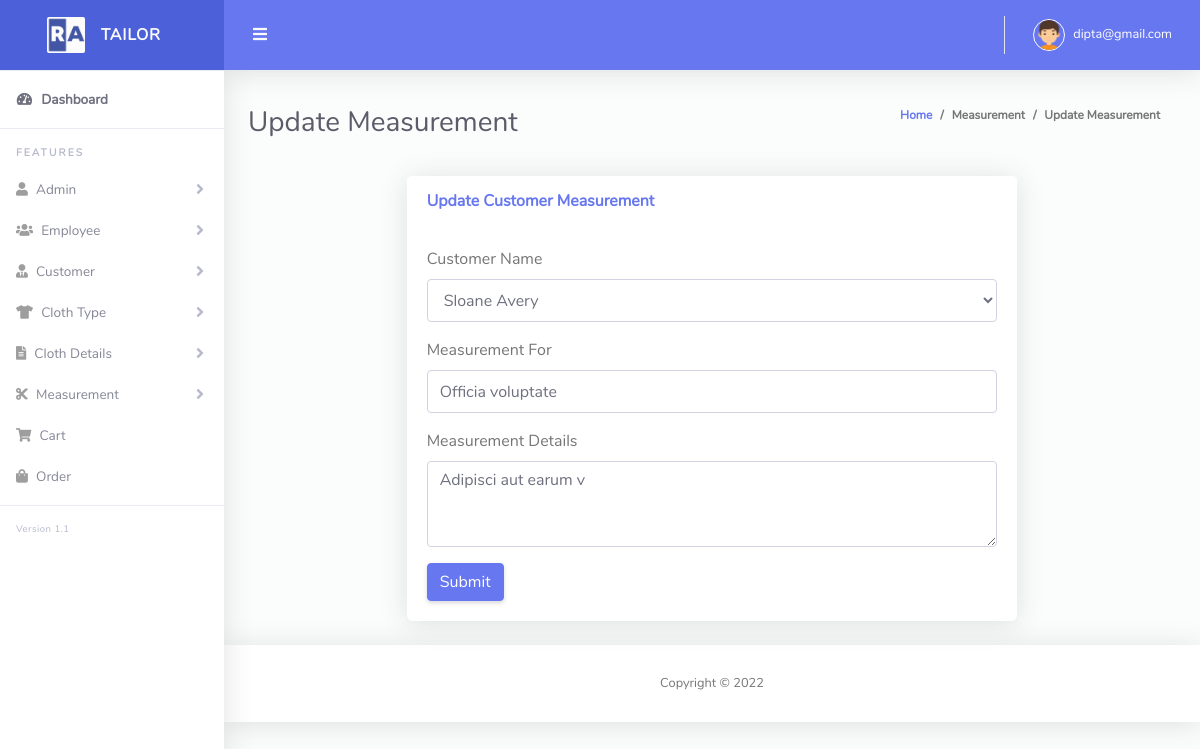
Screenshot of /edit_measurement.php?mesid=11 (signed in) with the database file from the repository.
### tables this page shows
CREATE TABLE `tbl_measurement` (
  `id` int(11) NOT NULL,
  `cus_id` int(11) NOT NULL,
  `measurement_for` varchar(255) NOT NULL,
  `measurement_details` text NOT NULL,
  `soft_delete` tinyint(4) NOT NULL DEFAULT 0
);

CREATE TABLE `tbl_customer` (
  `cus_id` int(11) NOT NULL,
  `cus_name` varchar(255) NOT NULL,
  `cus_email` varchar(255) NOT NULL,
  `cus_phone` varchar(255) NOT NULL,
  `cus_address` text NOT NULL,
  `created_at` timestamp NOT NULL DEFAULT current_timestamp(),
  `soft_delete` tinyint(4) NOT NULL DEFAULT 0
);

### Classes/DB.php (called while the page is built, shortened)
<?php
class DB
{
    public function connect(){
        $this->conn = new mysqli("localhost","root","","tailor_shop");
        if ($this->conn->connect_error) {
          die("Connection failed: " . $this->conn->connect_error);
        } else {
            return $msg =  "connected";
        }
    }
}
?>

### Classes/MeasurementClass.php (called while the page is built, shortened)
<?php
include_once 'db.php';
class MeasurementClass extends DB
{
    public function viewSingleMeasurement($mesid){
        $query  = "SELECT * FROM tbl_measurement WHERE id='$mesid'";
        $result = $this->conn->query($query);
        return $result;
    }
}

### Classes/CartClass.php (called while the page is built, shortened)
<?php
include_once 'db.php';
class CartClass extends DB
{
    public function select($query){
        $result = $this->conn->query($query) or die($this->conn->error.__LINE__);
        if($result->num_rows > 0){
            return $result;
        } else {
            return false;
        }
    }
}

### edit_measurement.php (the view, shortened to what this page needs)
<?php include 'layouts/header.php';
$mesid = "";
if($_GET['mesid']==NULL || !isset($_GET['mesid'])){
	"<script>window.location = 'view_measurement.php'; </script>";
}else{
	$mesid = $_GET['mesid'];
}
?>
<div class="container-fluid" id="container-wrapper">
  <div class="d-sm-flex align-items-center justify-content-between mb-4">
    <h1 class="h3 mb-0 text-gray-800">Update Measurement</h1>
    <ol class="breadcrumb">
      <li class="breadcrumb-item"><a href="index.php">Home</a></li>
      <li class="breadcrumb-item">Measurement</li>
      <li class="breadcrumb-item active" aria-current="page">Update Measurement</li>
    </ol>
  </div>
  <div class="row">
    <div class="col-lg-2"></div>
    <div class="col-lg-8">
      <div class="card mb-4">
        <div class="card-header py-3 d-flex flex-row align-items-center justify-content-between">
          <h6 class="m-0 font-weight-bold text-primary">Update Customer Measurement</h6>
        </div>
        <div class="card-body">
          <form method="POST" enctype="multipart/form-data">
            <?php
                $view = $measure->viewSingleMeasurement($mesid);
                if($view){
                    while($value = $view->fetch_assoc()){
            ?>
                <div class="form-group">
                  <label>Customer Name</label><br>
                  <select id="select" name="cus_id" class="form-control">
                    <?php
                        $query = "select * from tbl_customer where soft_delete=0";
                        $cusid = $cart -> select($query);
                        if($cusid){
                            while($result = $cusid->fetch_assoc()){
                    ?>
                    <option
                    <?php
                        if($value['cus_id'] == $result['cus_id']){ ?>
                            selected = "selected"
                    <?php } ?>
                      value="<?php echo $result['cus_id'];?>"><?php echo $result['cus_name'];?>
                    </option>
                    <?php } } ?>
                  </select>
                </div>
            <div class="form-group">
              <label>Measurement For</label>
              <input name="measurement_for" value="<?php echo $value['measurement_for']?>" type="text" class="form-control" >
            </div>
            <div class="form-group">
              <label>Measurement Details</label>
              <textarea class="ckeditor form-control"  name="measurement_details" cols="" rows="3"><?php echo $value['measurement_details']?></textarea>
            </div>
            <?php } } ?>
            <button type="submit" class="btn btn-primary">Submit</button>
          </form>
        </div>
      </div>
    </div>
  </div>
</div>
<?php include 'layouts/footer.php';?>

### rows the page displays
tbl_measurement: cus_id "Sloane Avery", measurement_for "Officia voluptate", measurement_details "Adipisci aut earum v"

### other values shown
$_SESSION['email'] "dipta@gmail.com"
